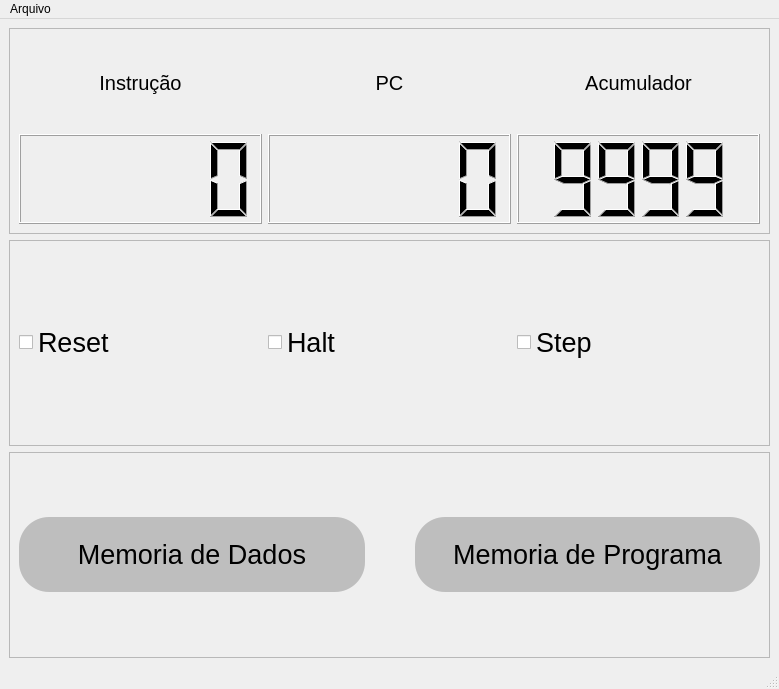
<?xml version="1.0" encoding="UTF-8"?>
<ui version="4.0">
 <class>MainWindow</class>
 <widget class="QMainWindow" name="MainWindow">
  <property name="geometry">
   <rect>
    <x>0</x>
    <y>0</y>
    <width>779</width>
    <height>689</height>
   </rect>
  </property>
  <property name="windowTitle">
   <string>BIPy</string>
  </property>
  <widget class="QWidget" name="centralwidget">
   <layout class="QVBoxLayout" name="verticalLayout">
    <item>
     <widget class="QFrame" name="frame">
      <property name="font">
       <font>
        <pointsize>15</pointsize>
       </font>
      </property>
      <property name="frameShape">
       <enum>QFrame::StyledPanel</enum>
      </property>
      <property name="frameShadow">
       <enum>QFrame::Raised</enum>
      </property>
      <layout class="QGridLayout" name="gridLayout_2">
       <item row="0" column="0">
        <widget class="QLabel" name="label">
         <property name="text">
          <string>Instrução</string>
         </property>
         <property name="alignment">
          <set>Qt::AlignCenter</set>
         </property>
        </widget>
       </item>
       <item row="0" column="2">
        <widget class="QLabel" name="label_3">
         <property name="text">
          <string>Acumulador</string>
         </property>
         <property name="alignment">
          <set>Qt::AlignCenter</set>
         </property>
        </widget>
       </item>
       <item row="0" column="1">
        <widget class="QLabel" name="label_2">
         <property name="text">
          <string>PC</string>
         </property>
         <property name="alignment">
          <set>Qt::AlignCenter</set>
         </property>
        </widget>
       </item>
       <item row="1" column="0">
        <widget class="QLCDNumber" name="lcdNumber"/>
       </item>
       <item row="1" column="1">
        <widget class="QLCDNumber" name="lcdNumber_2"/>
       </item>
       <item row="1" column="2">
        <widget class="QLCDNumber" name="lcdNumber_3">
         <property name="digitCount">
          <number>4</number>
         </property>
         <property name="mode">
          <enum>QLCDNumber::Dec</enum>
         </property>
         <property name="value" stdset="0">
          <double>9999.000000000000000</double>
         </property>
        </widget>
       </item>
      </layout>
     </widget>
    </item>
    <item>
     <widget class="QFrame" name="frame_2">
      <property name="frameShape">
       <enum>QFrame::StyledPanel</enum>
      </property>
      <property name="frameShadow">
       <enum>QFrame::Raised</enum>
      </property>
      <layout class="QHBoxLayout" name="horizontalLayout_2">
       <item>
        <widget class="QCheckBox" name="checkBox">
         <property name="font">
          <font>
           <pointsize>20</pointsize>
          </font>
         </property>
         <property name="text">
          <string>Reset</string>
         </property>
        </widget>
       </item>
       <item>
        <widget class="QCheckBox" name="checkBox_2">
         <property name="font">
          <font>
           <pointsize>20</pointsize>
          </font>
         </property>
         <property name="text">
          <string>Halt</string>
         </property>
        </widget>
       </item>
       <item>
        <widget class="QCheckBox" name="checkBox_3">
         <property name="font">
          <font>
           <pointsize>20</pointsize>
          </font>
         </property>
         <property name="text">
          <string>Step</string>
         </property>
        </widget>
       </item>
      </layout>
     </widget>
    </item>
    <item>
     <widget class="QFrame" name="frame_3">
      <property name="font">
       <font>
        <pointsize>20</pointsize>
       </font>
      </property>
      <property name="frameShape">
       <enum>QFrame::StyledPanel</enum>
      </property>
      <property name="frameShadow">
       <enum>QFrame::Raised</enum>
      </property>
      <layout class="QHBoxLayout" name="horizontalLayout_3">
       <property name="spacing">
        <number>50</number>
       </property>
       <item>
        <widget class="QPushButton" name="pushButton">
         <property name="minimumSize">
          <size>
           <width>0</width>
           <height>75</height>
          </size>
         </property>
         <property name="font">
          <font>
           <pointsize>20</pointsize>
          </font>
         </property>
         <property name="styleSheet">
          <string notr="true">QPushButton{
	border-radius: 30px;
	background: rgb(190, 190, 190);
	color: black
}

QPushButton:hover{
	background: rgb(190, 190, 190, 220);
}

QPushButton:pressed{
	background: rgb(190, 190, 190, 180)
}</string>
         </property>
         <property name="text">
          <string>Memoria de Dados</string>
         </property>
        </widget>
       </item>
       <item>
        <widget class="QPushButton" name="pushButton_2">
         <property name="minimumSize">
          <size>
           <width>0</width>
           <height>75</height>
          </size>
         </property>
         <property name="font">
          <font>
           <pointsize>20</pointsize>
          </font>
         </property>
         <property name="styleSheet">
          <string notr="true">QPushButton{
	border-radius: 30px;
	background: rgb(190, 190, 190);
	color: black
}

QPushButton:hover{
	background: rgb(190, 190, 190, 220);
}

QPushButton:pressed{
	background: rgb(190, 190, 190, 180)
}</string>
         </property>
         <property name="text">
          <string>Memoria de Programa</string>
         </property>
        </widget>
       </item>
      </layout>
     </widget>
    </item>
   </layout>
  </widget>
  <widget class="QMenuBar" name="menubar">
   <property name="geometry">
    <rect>
     <x>0</x>
     <y>0</y>
     <width>779</width>
     <height>21</height>
    </rect>
   </property>
   <widget class="QMenu" name="menuArquivo">
    <property name="title">
     <string>Arquivo</string>
    </property>
    <widget class="QMenu" name="menuAbrir">
     <property name="title">
      <string>Carregar</string>
     </property>
     <addaction name="actionMemoria_de_Dados"/>
     <addaction name="actionMemoria_de_Programa"/>
    </widget>
    <widget class="QMenu" name="menuSalvar">
     <property name="title">
      <string>Salvar</string>
     </property>
     <addaction name="actionMemoria_de_Dados_2"/>
     <addaction name="actionMemoria_de_Programa_2"/>
    </widget>
    <addaction name="menuSalvar"/>
    <addaction name="menuAbrir"/>
   </widget>
   <addaction name="menuArquivo"/>
  </widget>
  <widget class="QStatusBar" name="statusbar"/>
  <action name="actionAbrir_Memoria_de_Dados">
   <property name="text">
    <string>Abrir Memoria de Dados</string>
   </property>
  </action>
  <action name="actionMemoria_de_Dados">
   <property name="text">
    <string>Memoria de Dados</string>
   </property>
  </action>
  <action name="actionMemoria_de_Programa">
   <property name="text">
    <string>Memoria de Programa</string>
   </property>
  </action>
  <action name="actionMemoria_de_Dados_2">
   <property name="text">
    <string>Memoria de Dados</string>
   </property>
  </action>
  <action name="actionMemoria_de_Programa_2">
   <property name="text">
    <string>Memoria de Programa</string>
   </property>
  </action>
 </widget>
 <resources/>
 <connections/>
</ui>
